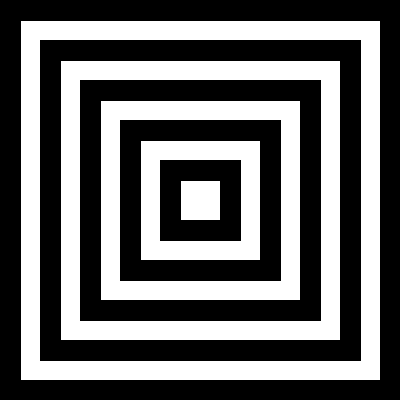
Frame 1 (no input)
Frame 60 (the mouse pressed at the canvas centre just before this capture): identical to frame 1, image omitted
Frame 120 (the mouse held since frame 60 and released just before this capture): identical to frame 1, image omitted

The Processing sketch that drew this single still picture (run headless with seeded random() and noise(); from frame 60 on, the mouse is pressed at the canvas centre):

// Processing sketch: ejemplo_base_con_funciones
// ── ejemplo_base_con_funciones.pde
int cant = 10;
int diferencia;
int tam;

void setup(){
  size(400,400);
  diferencia = width/cant;
  rectMode(CENTER);
}

void draw(){
  background(200);
  tam = width;
  dibujarRectangulos();
}

// ── funciones.pde
void dibujarRectangulos() {
  for (int i=0; i<cant; i++) {
    if (i%2 == 0) {
      fill(0);
    } else {
      fill(255);
    }
    rect(width/2, height/2, tam, tam);
    tam = tam - diferencia;
  }
}
